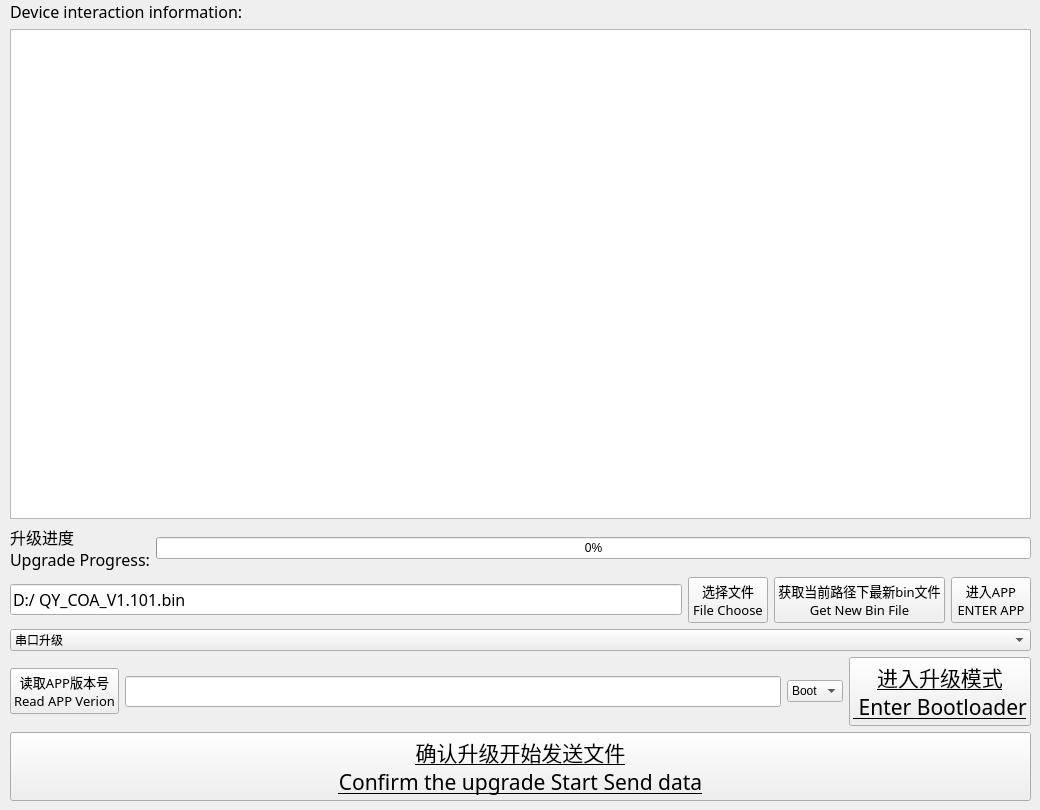
    <widget class="QWidget" name="updatetab">
     <attribute name="title">
      <string> 刷机</string>
     </attribute>
     <widget class="QWidget" name="layoutWidget">
      <property name="geometry">
       <rect>
        <x>10</x>
        <y>0</y>
        <width>1021</width>
        <height>801</height>
       </rect>
      </property>
      <layout class="QVBoxLayout" name="verticalLayout_10">
       <item>
        <widget class="QLabel" name="label_44">
         <property name="font">
          <font>
           <family>Agency FB</family>
           <pointsize>12</pointsize>
          </font>
         </property>
         <property name="text">
          <string>Device interaction information:</string>
         </property>
        </widget>
       </item>
       <item>
        <widget class="QTextEdit" name="textEdit_3">
         <property name="enabled">
          <bool>true</bool>
         </property>
        </widget>
       </item>
       <item>
        <layout class="QHBoxLayout" name="horizontalLayout_20"/>
       </item>
       <item>
        <layout class="QHBoxLayout" name="horizontalLayout_22">
         <item>
          <widget class="QLabel" name="label_48">
           <property name="font">
            <font>
             <family>Agency FB</family>
             <pointsize>12</pointsize>
            </font>
           </property>
           <property name="text">
            <string>升级进度
Upgrade Progress:</string>
           </property>
          </widget>
         </item>
         <item>
          <widget class="QProgressBar" name="progressBar">
           <property name="value">
            <number>0</number>
           </property>
          </widget>
         </item>
        </layout>
       </item>
       <item>
        <layout class="QHBoxLayout" name="horizontalLayout_27">
         <item>
          <widget class="QLineEdit" name="FilePath">
           <property name="font">
            <font>
             <family>Agency FB</family>
             <pointsize>12</pointsize>
            </font>
           </property>
           <property name="text">
            <string>D:/ QY_COA_V1.101.bin</string>
           </property>
          </widget>
         </item>
         <item>
          <widget class="QPushButton" name="ChooseFile">
           <property name="font">
            <font>
             <family>Agency FB</family>
             <pointsize>10</pointsize>
            </font>
           </property>
           <property name="text">
            <string>选择文件
File Choose</string>
           </property>
          </widget>
         </item>
         <item>
          <widget class="QPushButton" name="GetNewFile">
           <property name="font">
            <font>
             <family>Agency FB</family>
             <pointsize>10</pointsize>
            </font>
           </property>
           <property name="text">
            <string>获取当前路径下最新bin文件
Get New Bin File</string>
           </property>
          </widget>
         </item>
         <item>
          <widget class="QPushButton" name="escBoot">
           <property name="font">
            <font>
             <family>Agency FB</family>
             <pointsize>10</pointsize>
            </font>
           </property>
           <property name="text">
            <string>进入APP
ENTER APP</string>
           </property>
          </widget>
         </item>
        </layout>
       </item>
       <item>
        <widget class="QComboBox" name="Box_updateMode">
         <property name="sizeIncrement">
          <size>
           <width>0</width>
           <height>0</height>
          </size>
         </property>
         <property name="baseSize">
          <size>
           <width>0</width>
           <height>0</height>
          </size>
         </property>
         <property name="currentIndex">
          <number>0</number>
         </property>
         <property name="iconSize">
          <size>
           <width>32</width>
           <height>32</height>
          </size>
         </property>
         <item>
          <property name="text">
           <string>串口升级 </string>
          </property>
         </item>
         <item>
          <property name="text">
           <string>转发CAN </string>
          </property>
         </item>
        </widget>
       </item>
       <item>
        <layout class="QHBoxLayout" name="horizontalLayout_23">
         <item>
          <widget class="QPushButton" name="readVersion">
           <property name="font">
            <font>
             <family>Agency FB</family>
             <pointsize>10</pointsize>
            </font>
           </property>
           <property name="text">
            <string>读取APP版本号
Read APP Verion</string>
           </property>
          </widget>
         </item>
         <item>
          <widget class="QLineEdit" name="Edit_Version">
           <property name="font">
            <font>
             <family>Agency FB</family>
             <pointsize>12</pointsize>
            </font>
           </property>
           <property name="text">
            <string/>
           </property>
          </widget>
         </item>
         <item>
          <widget class="QComboBox" name="BoxMode">
           <property name="currentIndex">
            <number>0</number>
           </property>
           <item>
            <property name="text">
             <string>Boot</string>
            </property>
           </item>
           <item>
            <property name="text">
             <string>App</string>
            </property>
           </item>
          </widget>
         </item>
         <item>
          <widget class="QPushButton" name="EnterBoot">
           <property name="font">
            <font>
             <family>Agency FB</family>
             <pointsize>16</pointsize>
             <weight>50</weight>
             <bold>false</bold>
             <underline>true</underline>
            </font>
           </property>
           <property name="text">
            <string>进入升级模式
 Enter Bootloader</string>
           </property>
          </widget>
         </item>
        </layout>
       </item>
       <item>
        <layout class="QHBoxLayout" name="horizontalLayout_24">
         <item>
          <widget class="QPushButton" name="UpdateCode">
           <property name="font">
            <font>
             <family>Agency FB</family>
             <pointsize>16</pointsize>
             <weight>50</weight>
             <bold>false</bold>
             <underline>true</underline>
            </font>
           </property>
           <property name="text">
            <string>确认升级开始发送文件
Confirm the upgrade Start Send data</string>
           </property>
          </widget>
         </item>
        </layout>
       </item>
       <item>
        <layout class="QHBoxLayout" name="horizontalLayout_21"/>
       </item>
      </layout>
     </widget>
    </widget>
